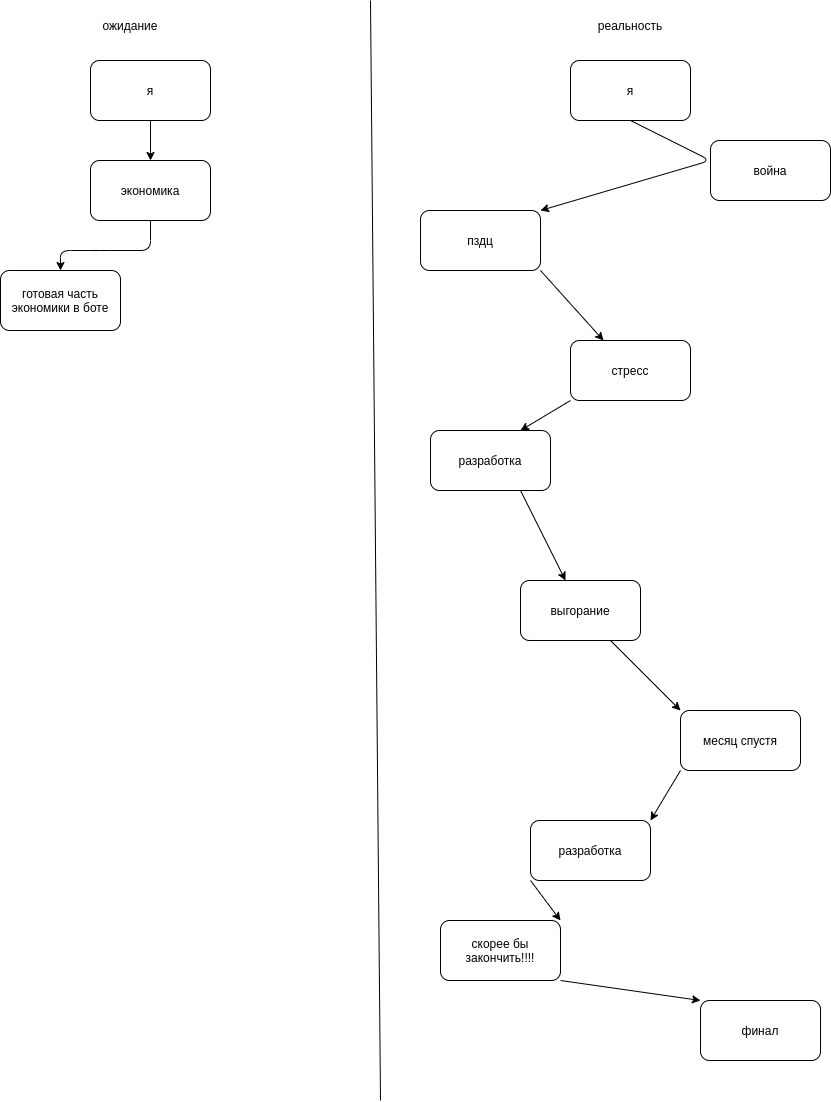
#> input picture ToxBot 0.4.9/saves/economic.drawio.png, 831 x 1102 px
$ python -i Demotivator.py   (imports and definitions only)   (older library calls are emulated)
#> lines starting #> are read from the running program, lines starting #| are printed output that depends on the picture; after the words box and inside, x2 and y2 are one past the last pixel; in counts of white or black regions, pixels touching at a corner belong together
from PIL import Image, ImageDraw, ImageFont, ImageOps
import requests
import os


class Demotivator:
    def __init__(self, top_text='', bottom_text=''):
        self._top_text = top_text
        self._bottom_text = bottom_text

    def create(self, file: str, watermark=None, result_filename='demresult.jpg',
               font_color='white', fill_color='black',
               font_name='times.ttf', top_size=80, bottom_size=60,
               arrange=False, use_url=False, delete_file=False) \
            -> bool:  # Returns True if method executed successfully


#> called with result_filename = 'demresult.jpg', font_color = 'white', fill_color = 'black', font_name = 'times.ttf', top_size = 80, bottom_size = 60, arrange = False, use_url = False
        if use_url:
            p = requests.get(file)
            out = open(r'demotivator_picture.jpg', "wb")
            out.write(p.content)
            out.close()

            file = 'demotivator_picture.jpg'

        """
        Создаем шаблон для демотиватора
        Вставляем фотографию в рамку
        """

        if arrange:
            user_img = Image.open(file).convert("RGBA")
            (width, height) = user_img.size
            img = Image.new('RGB', (width + 250, height + 260), color=fill_color)
            img_border = Image.new('RGB', (width + 10, height + 10), color='#000000')
            border = ImageOps.expand(img_border, border=2, fill='#ffffff')
            img.paste(border, (111, 96))
            img.paste(user_img, (118, 103))
            drawer = ImageDraw.Draw(img)
        else:
            img = Image.new('RGB', (1280, 1024), color=fill_color)
#> img: PIL image 1280x1024 RGB; every value is 0
            img_border = Image.new('RGB', (1060, 720), color='#000000')
#> img_border: PIL image 1060x720 RGB; every value is 0
            border = ImageOps.expand(img_border, border=2, fill='#ffffff')
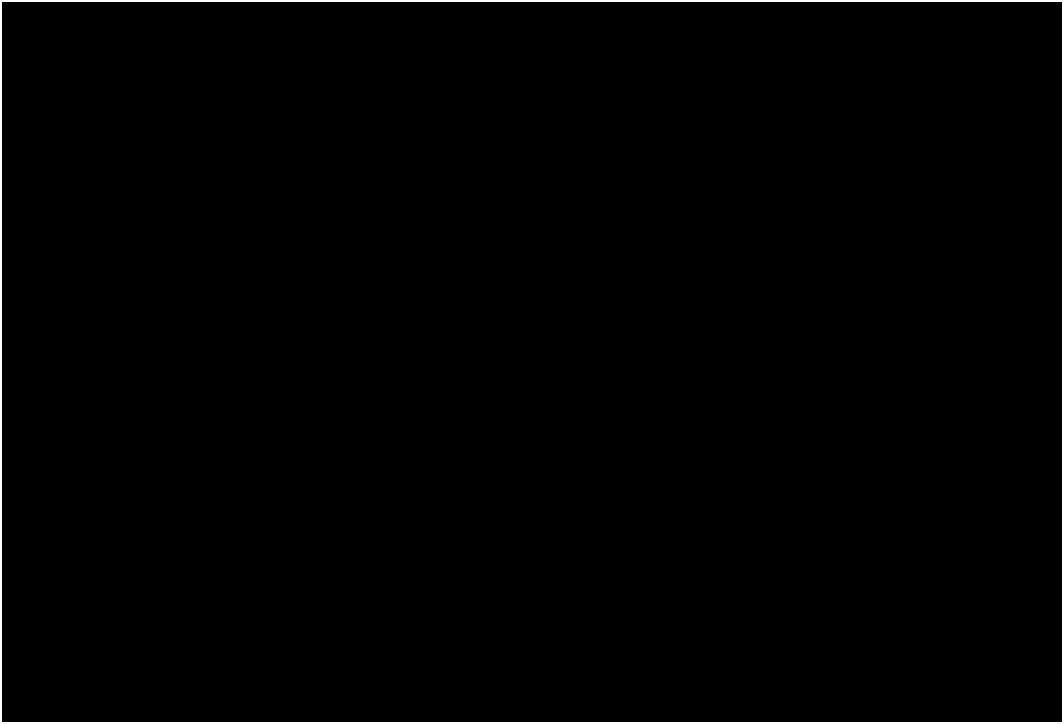
#> border: PIL image 1064x724 RGB; 0.93% white; 1 white region, box (x1, y1, x2, y2) and area: (0, 0, 1064, 724) 7136
            user_img = Image.open(file).convert("RGBA").resize((1050, 710))
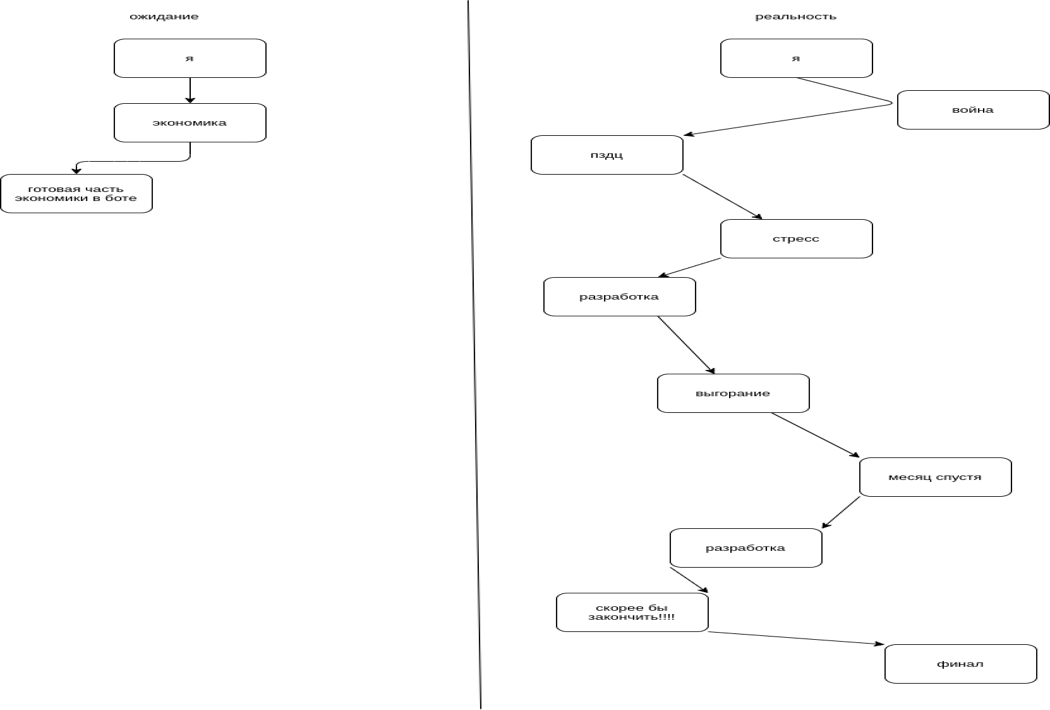
#> user_img: PIL image 1050x710 RGBA; mean R, G, B, A 24.6, 24.6, 24.6, 27.2; transparent parts drawn white
            (width, height) = user_img.size
#> width = 1050; height = 710
            img.paste(border, (111, 96))
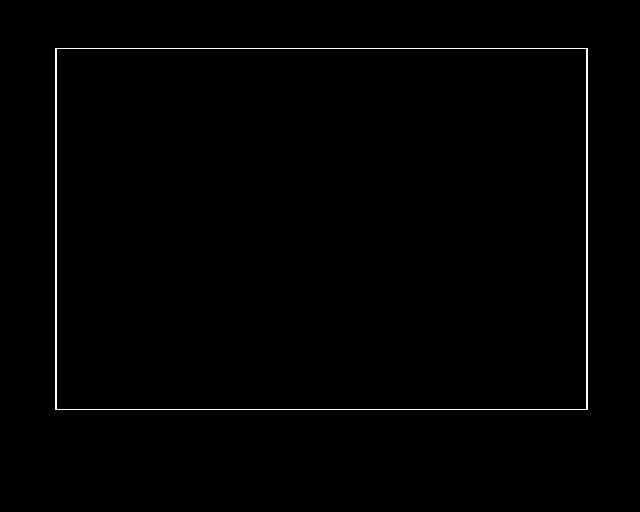
#> img: PIL image 1280x1024 RGB (shown at 1/2 size); 0.54% white in thin lines or dots, all inside (x1, y1, x2, y2) = (111, 96, 1175, 820)
            img.paste(user_img, (118, 103))
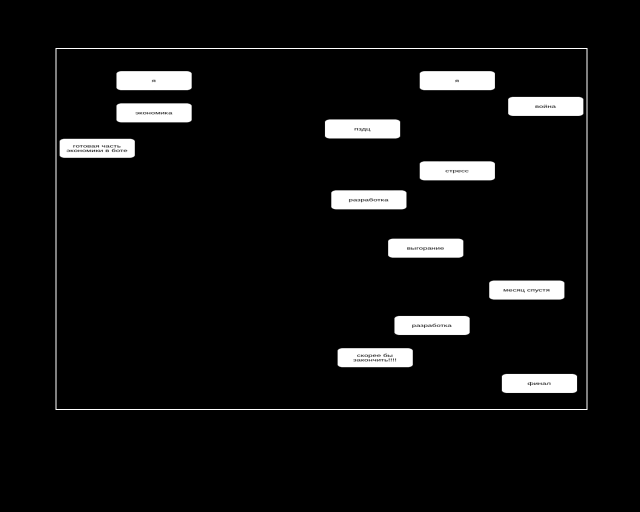
#> img: PIL image 1280x1024 RGB (shown at 1/2 size); min 0, max 255, mean 15.4
            drawer = ImageDraw.Draw(img)

        """Подбираем оптимальный размер шрифта

        Добавляем текст в шаблон для демотиватора

        """
        font_1 = ImageFont.truetype(font=font_name, size=top_size, encoding='UTF-8')
        text_width = font_1.getsize(self._top_text)[0]

        while text_width >= (width + 250) - 20:
            font_1 = ImageFont.truetype(font=font_name, size=top_size, encoding='UTF-8')
            text_width = font_1.getsize(self._top_text)[0]
            top_size -= 1
#> after the loop, top_size = 80

        font_2 = ImageFont.truetype(font=font_name, size=bottom_size, encoding='UTF-8')
        text_width = font_2.getsize(self._bottom_text)[0]

        while text_width >= (width + 250) - 20:
            font_2 = ImageFont.truetype(font=font_name, size=bottom_size, encoding='UTF-8')
            text_width = font_2.getsize(self._bottom_text)[0]
            bottom_size -= 1
#> after the loop, bottom_size = 60

        size_1 = drawer.textsize(self._top_text, font=font_1)
#> size_1 = (0, 0)
        size_2 = drawer.textsize(self._bottom_text, font=font_2)
#> size_2 = (0, 0)

        if arrange:
            drawer.text((((width + 250) - size_1[0]) / 2, ((height + 190) - size_1[1])),
                        self._top_text, fill=font_color,
                        font=font_1)
            drawer.text((((width + 250) - size_2[0]) / 2, ((height + 235) - size_2[1])),
                        self._bottom_text, fill=font_color,
                        font=font_2)
        else:
            drawer.text(((1280 - size_1[0]) / 2, 840), self._top_text, fill=font_color, font=font_1)
            drawer.text(((1280 - size_2[0]) / 2, 930), self._bottom_text, fill=font_color, font=font_2)

        if watermark is not None:
            (width, height) = img.size
            idraw = ImageDraw.Draw(img)

            idraw.line((1000 - len(watermark) * 5, 817, 1008 + len(watermark) * 5, 817), fill=0, width=4)

            font_2 = ImageFont.truetype(font=font_name, size=20, encoding='UTF-8')
            size_2 = idraw.textsize(watermark.lower(), font=font_2)
            idraw.text((((width + 729) - size_2[0]) / 2, ((height - 192) - size_2[1])),
                       watermark.lower(), font=font_2)

        img.save(result_filename)


        if delete_file:
            os.remove(file)


        return True

>>> result = Demotivator().create('../../../../ToxBot 0.4.9/saves/economic.drawio.png')
